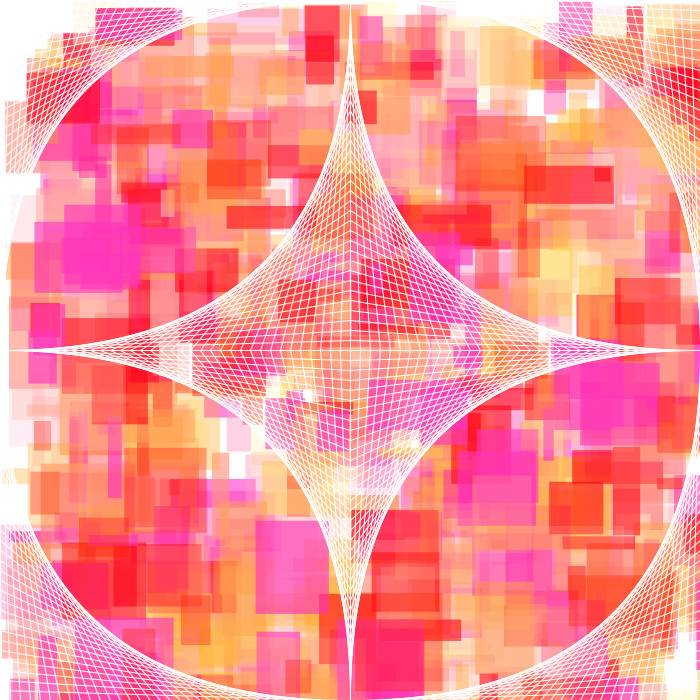
Frame 1 (no input)
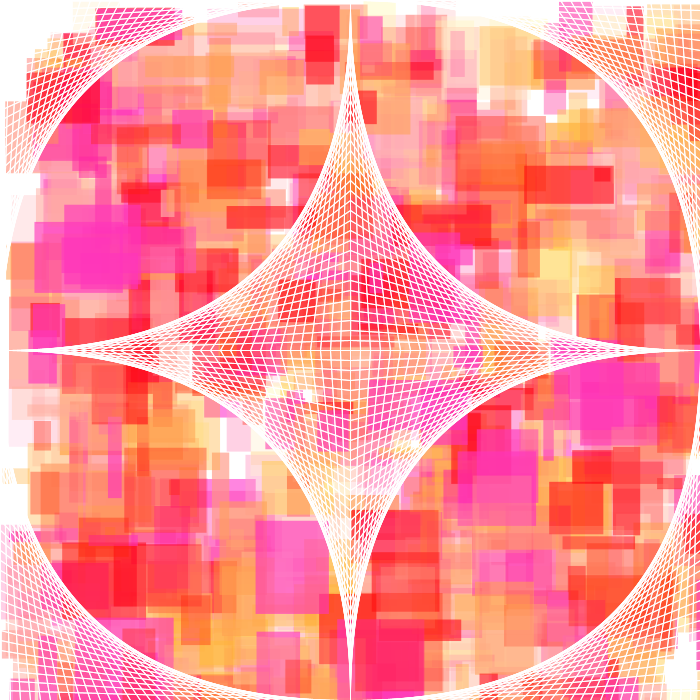
Frame 2 (the mouse pressed at the canvas centre, redrawn once)

The Processing sketch that drew these frames (run headless with seeded random() and noise(); the mouse was pressed at the canvas centre and the sketch redrawn once):

// Processing sketch: processing_129402
// ── processing_129402.pde

int x=0;
int y=0;

void setup(){

size(700,700);
background(255);
noLoop();
}
void draw(){
  while( y < height){
     
    fill (255, random(0,255), random(0,225), random(50,170));
    noStroke();
      while(x < width){
        noStroke();
        rect( random(0,700), random(0,700), random(10,100), random(10,100));
        stroke(255);
        
        x=x+20;
         
      }
       
   y=y+30;
   x=0;
  
    
  }
while(x < 350){
  line(0,350-x,0+x,0);
  line(0,350+x,0+x,700);
  line(0+x,350,350,350-x);
  line(350,700-x,350-x,350);
  x=x+10
  ;
}
x=0;
while(x < 350){
line(350+x,0,700,0+x);
line(700,350+x,700-x,700);
line(350,350+x,700-x,350);
line(350,0+x,350+x,350);
x=x+10;
}
x=0;

}
